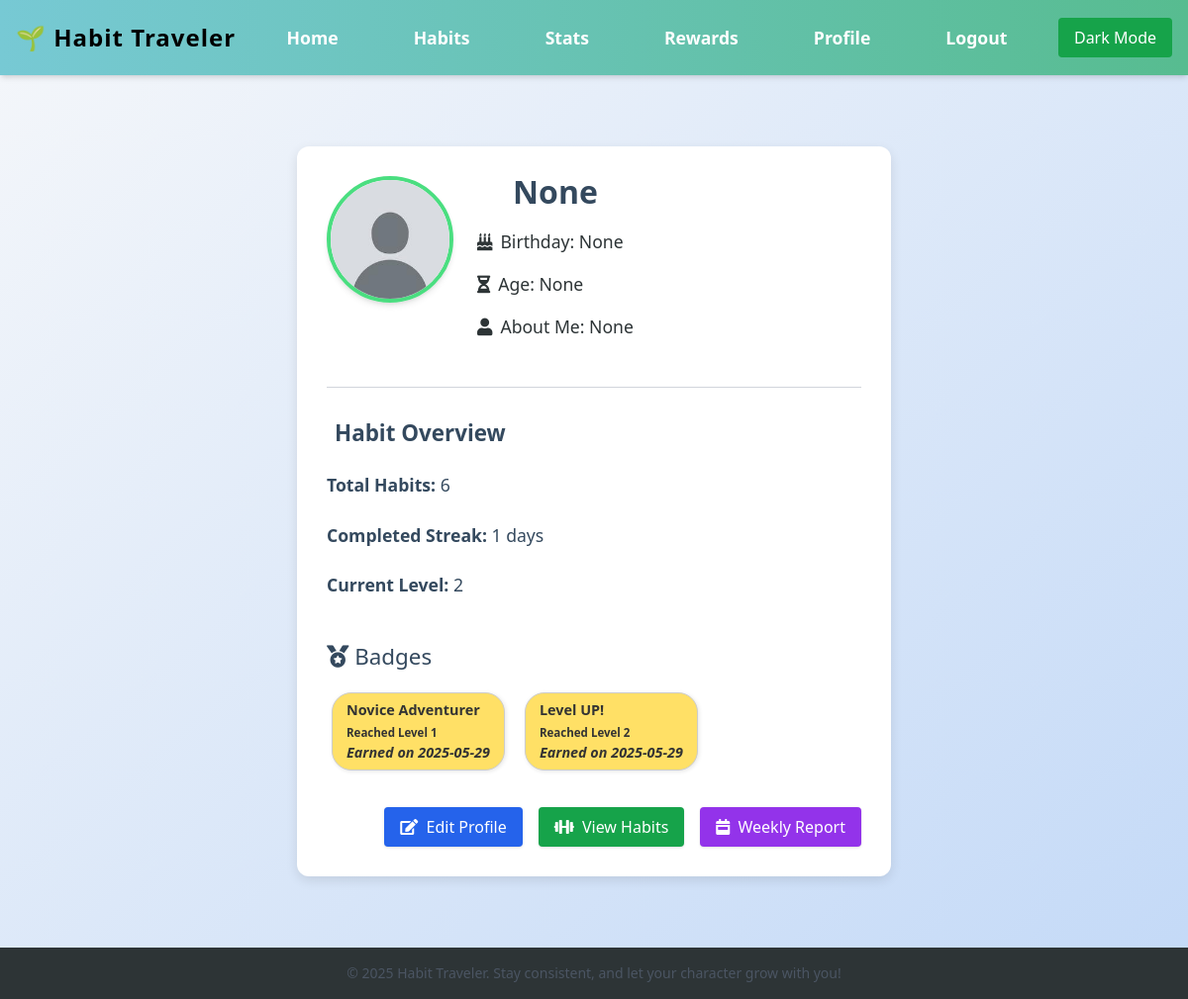
The app's page /profile (signed in) with its own data.
### app.py (models this page shows)
class User(db.Model):
    id = db.Column(db.Integer, primary_key=True)
    email = db.Column(db.String(150), unique=True, nullable=False)
    name = db.Column(db.String(150), unique=True, nullable=True)
    password = db.Column(db.String(200), nullable=False)
    xp = db.Column(db.Integer, default=0)
    level = db.Column(db.Integer, default=1)
    birthday = db.Column(db.Date, nullable=True)
    age = db.Column(db.Integer, nullable=True)
    description = db.Column(db.String(500), nullable=True)
    avatar = db.Column(db.String(200), nullable=True)

class UserBadge(db.Model):
    id = db.Column(db.Integer, primary_key=True)
    user_id = db.Column(db.Integer, db.ForeignKey('user.id'), nullable=False)
    badge_id = db.Column(db.Integer, db.ForeignKey('badge.id'), nullable=False)
    earned_date = db.Column(db.DateTime, default=datetime.utcnow)
    user = db.relationship('User', backref='user_badges')
    badge = db.relationship('Badge')

class Badge(db.Model):
    id = db.Column(db.Integer, primary_key=True)
    name = db.Column(db.String(100), unique=True, nullable=False)
    description = db.Column(db.String(300))
    level_required = db.Column(db.Integer, nullable=False)

### app.py (the view)
@app.route('/profile')
def profile():
    if 'user_id' not in session:
        return redirect(url_for('login'))
    user_id = session['user_id']
    user = User.query.get(user_id)
    if user:
        total_habits = Habit.query.filter_by(user_id=user_id).count()
        habit_completions = HabitCompletion.query.filter_by(user_id=user_id).order_by(HabitCompletion.date).all()
        streaks = {}
        previous_dates = {}
        for completion in habit_completions:
            habit_id = completion.habit_id
            current_date = completion.date
            if habit_id not in streaks:
                streaks[habit_id] = 1
                previous_dates[habit_id] = current_date
            else:
                if (current_date - previous_dates[habit_id]).days == 1:
                    streaks[habit_id] += 1
                else:
                    streaks[habit_id] = 1
                previous_dates[habit_id] = current_date
        max_streak = max(streaks.values(), default=0)
        unique_badges = {}
        for user_badge in user.user_badges:
            if user_badge.badge_id not in unique_badges:
                unique_badges[user_badge.badge_id] = user_badge
        unique_user_badges = list(unique_badges.values())
        return render_template('profile.html',
                               user=user,
                               total_habits=total_habits,
                               max_streak=max_streak,
                               unique_user_badges=unique_user_badges)
    else:
        flash("User not found.")
        return redirect(url_for('index'))

### templates/profile.html (shortened to what this page needs)
{% extends 'base.html' %}
{% block content %}
<div id="profile-container" class="max-w-4xl mx-auto bg-white dark:bg-gray-800 shadow-lg rounded-xl p-6 space-y-8 profile-container">
    <div class="flex flex-col md:flex-row items-center md:items-start space-x-0 md:space-x-6 space-y-4 md:space-y-0">
        <img src="{{ url_for('static', filename='avatars/' + (user.avatar if user.avatar else 'default_avatar.png')) }}"
             alt="Avatar"
             class="w-32 h-32 rounded-full border-4 border-green-400 shadow-md object-cover">
        <div class="text-center md:text-left">
            <h1 class="text-2xl font-bold text-gray-800 dark:text-gray-100">{{ user.name }}</h1>
            <p class="text-gray-600 dark:text-gray-300"><i class="fas fa-birthday-cake mr-2"></i>Birthday: {{ user.birthday }}</p>
            <p class="text-gray-600 dark:text-gray-300"><i class="fas fa-hourglass-half mr-2"></i>Age: {{ user.age }}</p>
            <p class="text-gray-600 dark:text-gray-300"><i class="fas fa-user mr-2"></i>About Me: {{ user.description }}</p>
        </div>
    </div>
    <hr class="border-gray-300 dark:border-gray-600">
    <div class="profile-section">
        <h2 class="text-xl font-semibold mb-3 text-gray-700 dark:text-gray-200">Habit Overview</h2>
        <ul class="space-y-1 text-gray-700 dark:text-gray-300">
            <li><strong>Total Habits:</strong> {{ total_habits }}</li>
            <li><strong>Completed Streak:</strong> {{ max_streak }} days</li>
            <li><strong>Current Level:</strong> {{ user.level }}</li>
        </ul>
    </div>
    <div class="profile-section">
        <h2><i class="fas fa-medal"></i> Badges</h2>
        <div class="badges">
            {% if unique_user_badges %}
                {% for user_badge in unique_user_badges %}
                    <div class="badge">
                        <strong>{{ user_badge.badge.name }}</strong><br>
                        <small>{{ user_badge.badge.description }}</small><br>
                        <em>Earned on {{ user_badge.earned_date.strftime('%Y-%m-%d') }}</em>
                    </div>
                {% endfor %}
            {% else %}
                <p>No badges earned yet.</p>
            {% endif %}
        </div>
    </div>
    <div class="flex flex-wrap justify-center md:justify-end gap-4 mt-6">
        <a href="{{ url_for('edit_profile') }}" class="px-4 py-2 bg-blue-600 text-white rounded hover:bg-blue-700 transition shadow">
            <i class="fas fa-edit mr-1"></i> Edit Profile
        </a>
        <a href="{{ url_for('habits') }}" class="px-4 py-2 bg-green-600 text-white rounded hover:bg-green-700 transition shadow">
            <i class="fas fa-dumbbell mr-1"></i> View Habits
        </a>
        <a href="{{ url_for('weekly_report') }}" class="px-4 py-2 bg-purple-600 text-white rounded hover:bg-purple-700 transition shadow">
            <i class="fas fa-calendar-week mr-1"></i> Weekly Report
        </a>
    </div>
</div>
{% endblock %}

### static/style.css (style rules this page uses)
body { margin: 0; font-family: 'Segoe UI', Tahoma, Geneva, Verdana, sans-serif; background: linear-gradient(to bottom right, #f5f7fa, #c3d9f7); color: #333; min-height: 100vh; display: flex; flex-direction: column; }
main h2 { font-size: 2em; color: #4b6584; margin-bottom: 10px; }
main p { font-size: 1.1em; line-height: 1.6; margin-bottom: 20px; }
ul { list-style: none; padding: 0; }
ul li { padding: 10px 0; font-size: 1.1em; color: #34495e; }
a { color: #3498db; text-decoration: none; }
body.profile .profile-container { max-width: 600px; margin: 40px auto; background: #ffffff; padding: 30px; border-radius: 12px; box-shadow: 0 4px 12px rgba(0,0,0,0.1); text-align: left; }
body.profile .profile-container h1 { font-size: 2em; color: #34495e; margin-bottom: 20px; text-align: center; }
body.profile .profile-container p { font-size: 1.1em; margin-bottom: 15px; color: #2d3436; }
body.profile .profile-section { margin-top: 30px; }
body.profile .profile-section h2 { color: #34495e; font-size: 1.4em; margin-bottom: 15px; }
body.profile .badges { display: flex; flex-wrap: wrap; gap: 10px; }
body.profile .badge { background-color: #ffe066; color: #333; padding: 6px 14px; border-radius: 20px; font-size: 0.9em; font-weight: bold; }
.badge { display: inline-block; background: #f5f5f5; border: 1px solid #ccc; padding: 10px; margin: 5px; border-radius: 10px; box-shadow: 1px 1px 4px rgba(0, 0, 0, 0.1); }

### records on screen
User: name "None", birthday "None", age "None", description "None", level "2"
UserBadge: badge.name "Novice Adventurer", badge.description "Reached Level 1", earned_date "2025-05-29"
UserBadge: badge.name "Level UP!", badge.description "Reached Level 2", earned_date "2025-05-29"

### other values on screen
{{ total_habits }} "6"
{{ max_streak }} "1"
